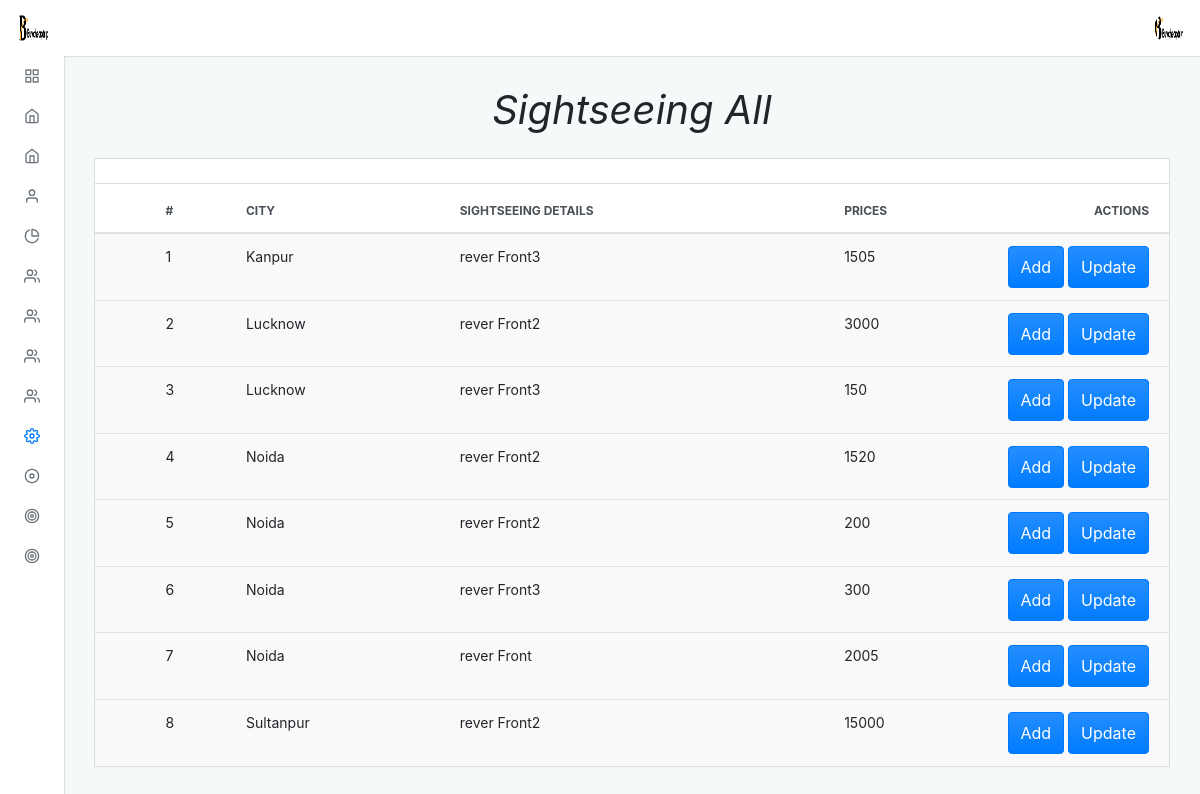
The page /admin/default/sightseeing_all.php (signed in) on the database its author committed.
### tables this page shows
CREATE TABLE `sightseeing` (
  `sight_id` int(11) NOT NULL,
  `sight_name` varchar(150) NOT NULL,
  `prices` double NOT NULL,
  `tsight_id` int(11) NOT NULL
);

CREATE TABLE `cities` (
  `city_id` int(11) NOT NULL,
  `city_name` varchar(100) NOT NULL
);

### admin/default/sightseeing_all.php (the view, shortened to what this page needs)
<?php
include "../../connection.php";
?>
<?php $page = "setting";
include("./incluede/header.php") ?>
<div class="adminx-content">
    <div class="adminx-main-content">
        <div class="container-fluid">
            <div class="pb-3">
                <h1><b><i>Sightseeing All</i></b></h1>
            </div>
            <div class="row">
                <div class="col">
                    <div class="card mb-grid">
                        <div class="card-header d-flex justify-content-between align-items-center">
                        </div>
                        <div class="table-responsive-md">
                            <table class="table table-actions table-striped table-hover mb-0">
                                <thead>
                                    <tr>
                                        <th scope="col">
                                            <label class="custom-control custom-checkbox m-0 p-0">
                                            </label>
                                        </th>
                                        <th scope="col">#</th>
                                        <th scope="col">City</th>
                                        <th scope="col">SightSeeing Details</th>
                                        <th scope="col">Prices</th>
                                        <th scope="col">Actions</th>
                                    </tr>
                                </thead>
                                <tbody>
                                    <?php
                                    $query = "SELECT sightseeing.sight_id, sightseeing.sight_name,sightseeing.prices,sightseeing.tsight_id,cities.city_name
                                    FROM sightseeing
                                    JOIN cities ON sightseeing.tsight_id = cities.city_id
                                    ORDER BY cities.city_name ASC";
                                    $res = mysqli_query($conn, $query);
                                    $a = 1;
                                    while ($row = mysqli_fetch_assoc($res)) {
                                    ?>
                                        <tr>
                                            <th scope="row">
                                                <label class="custom-control custom-checkbox m-0 p-0">
                                                </label>
                                            </th>
                                            <td><?php echo $a ?></td>
                                            <td><?php echo $row['city_name'] ?></td>
                                            <td><?php echo $row['sight_name'] ?></td>
                                            <td><?php echo $row['prices'] ?></td>
                                            <td>
                                                <a href="sightseeing_add"><button type="button" class="btn btn-primary waves-effect waves-light add">Add</button></a>
                                               <a href="sightseeing_update?sight_id=<?php echo $row['sight_id']; ?>"><button type="button" class="btn btn-primary waves-effect waves-light add">Update</button></a>
                                            </td>
                                        <tr>
                                        <?php
                                        ++$a;
                                    }
                                        ?>
                                        <?php include("./incluede/footer.php") ?>

### admin/default/incluede/header.php (shortened to what this page needs)
<!DOCTYPE html>
<html lang="en">
<head>
  <link rel="stylesheet" type="text/css" href="./dist/css/adminx.css" media="screen" />
</head>
<body class=" virat">
  <div class="adminx-container">
    <?php
    $query = "select * from admin_login";
    $result = mysqli_query($conn, $query);
    while ($row = mysqli_fetch_assoc($result)) {
    ?>
      <nav class="navbar navbar-expand justify-content-between fixed-top virat_1">
        <a class="navbar-brand mb-0 h1 d-none d-md-block" href="admin">
          <img src="../upload/<?php echo $row['image']; ?>" class="navbar-brand-image d-inline-block align-top mr-2" class="circle" alt="">
        </a>
        <ul class="navbar-nav d-flex justify-content-end mr-2">
          <li class="nav-item dropdown">
            <a class="nav-link avatar-with-name" id="navbarDropdownMenuLink" data-toggle="dropdown" href="#">
              <img src="../upload/<?php echo $row['image']; ?>" class="d-inline-block align-top" class="rounded" alt="">
            </a>
          </li>
        </ul>
      <?php
    }
      ?>
      </nav>
      <div class="adminx-sidebar expand-hover push">
        <ul class="sidebar-nav">
          <li class="sidebar-nav-item">
            <a href="admin" class="sidebar-nav-link <?php if ($page == 'home') {
                                                      echo 'active';
                                                    } ?>">
              <span class="sidebar-nav-icon">
                <i data-feather="grid"></i>
              </span>
            </a>
          </li>
          <li class="sidebar-nav-item">
            <a class="sidebar-nav-link <?php if ($page == 'thailand') {
                                          echo 'active';
                                        } ?> collapsed" data-toggle="collapse" href="#examplepackage" aria-expanded="false" aria-controls="examplepackage">
              <span class="sidebar-nav-icon">
                <i data-feather="home"></i>
              </span>
            </a>
          </li>
          <li class="sidebar-nav-item">
            <a class="sidebar-nav-link <?php if ($page == 'slider') {
                                          echo 'active';
                                        } ?> collapsed" data-toggle="collapse" href="#example" aria-expanded="false" aria-controls="example">
              <span class="sidebar-nav-icon">
                <i data-feather="home"></i>
              </span>
            </a>
          </li>
          <li class="sidebar-nav-item">
            <a class=" sidebar-nav-link <?php if ($page == 'about') {
                                          echo 'active';
                                        } ?> collapsed" data-toggle="collapse" href="#exampl_a" aria-expanded="false" aria-controls="exampl_a">
              <span class="sidebar-nav-icon">
                <i data-feather="user"></i>
              </span>
            </a>
          </li>
          <li class="sidebar-nav-item">
            <a class=" sidebar-nav-link <?php if ($page == 'our') {
                                          echo 'active';
                                        } ?> collapsed" data-toggle="collapse" href="#examp" aria-expanded="false" aria-controls="examp">
              <span class="sidebar-nav-icon">
                <i data-feather="pie-chart"></i>
              </span>
            </a>
          </li>
          <li class="sidebar-nav-item">
            <a class=" sidebar-nav-link <?php if ($page == 'transport') {
                                          echo 'active';
                                        } ?> collapsed" data-toggle="collapse" href="#exa_team" aria-expanded="false" aria-controls="exa_team">
              <span class="sidebar-nav-icon">
                <i data-feather="users"></i>
              </span>
            </a>
          </li>
          <li class="sidebar-nav-item">
            <a class=" sidebar-nav-link <?php if ($page == 'transport') {
                                          echo 'active';
                                        } ?> collapsed" data-toggle="collapse" href="#exa_team89" aria-expanded="false" aria-controls="exa_team89">
              <span class="sidebar-nav-icon">
                <i data-feather="users"></i>
              </span>
            </a>
          </li>
          <li class="sidebar-nav-item">
            <a class=" sidebar-nav-link <?php if ($page == 'transport') {
                                          echo 'active';
                                        } ?> collapsed" data-toggle="collapse" href="#exa_team99" aria-expanded="false" aria-controls="exa_team99">
              <span class="sidebar-nav-icon">
                <i data-feather="users"></i>
              </span>
            </a>
          </li>
          <li class="sidebar-nav-item">
            <a class=" sidebar-nav-link <?php if ($page == 'users') {
                                          echo 'active';
                                        } ?> collapsed" data-toggle="collapse" href="#exa_team98" aria-expanded="false" aria-controls="exa_team98">
              <span class="sidebar-nav-icon">
                <i data-feather="users"></i>
              </span>
            </a>
          </li>
          <li class="sidebar-nav-item">
            <a class=" sidebar-nav-link <?php if ($page == 'setting') {
                                          echo 'active';
                                        } ?> collapsed" data-toggle="collapse" href="#ex" aria-expanded="false" aria-controls="ex">
              <span class="sidebar-nav-icon">
                <i data-feather="settings"></i>
              </span>
            </a>
            <li class="sidebar-nav-item">
                <a href="../default/users_wallet" class="sidebar-nav-link">
                  <span class="sidebar-nav-abbr">
                    <i data-feather="disc"></i>
                  </span>
                </a>
              </li>
              <li class="sidebar-nav-item">
                <a href="../default/thailand_payment" class="sidebar-nav-link">
                  <span class="sidebar-nav-abbr">
                    <i data-feather="target"></i>
                  </span>
                </a>
              </li>
              <li class="sidebar-nav-item">
                <a href="../default/manage_offer" class="sidebar-nav-link">
                  <span class="sidebar-nav-abbr">
                    <i data-feather="target"></i>
                  </span>
                </a>
              </li>
      </div>

### admin/default/incluede/header.php (style rules this page uses)
.pb-3 { text-align: center; }

### rows shown on the page
sightseeing: cities.city_name "Kanpur", sight_name "rever Front3", prices "1505"
sightseeing: cities.city_name "Lucknow", sight_name "rever Front2", prices "3000"
sightseeing: cities.city_name "Lucknow", sight_name "rever Front3", prices "150"
sightseeing: cities.city_name "Noida", sight_name "rever Front2", prices "1520"
sightseeing: cities.city_name "Noida", sight_name "rever Front2", prices "200"
sightseeing: cities.city_name "Noida", sight_name "rever Front3", prices "300"
sightseeing: cities.city_name "Noida", sight_name "rever Front", prices "2005"
sightseeing: cities.city_name "Sultanpur", sight_name "rever Front2", prices "15000"
